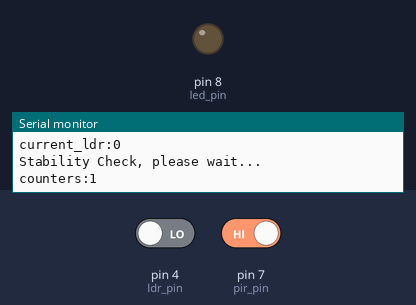
A sketch run on a simulated Arduino Uno, built with avr-gcc and run on an emulated ATmega328P. On the bench: output pins drawn as LEDs (lit = HIGH), the last lines printed to the serial monitor. Inputs (shaded band) come from the test bench; at power-on: pin 4 (ldr_pin) LOW, pin 7 (pir_pin) HIGH.

Above: at 4.2 s.
4.3 s: pin 4 (ldr_pin) driven HIGH
At 10.6 s:
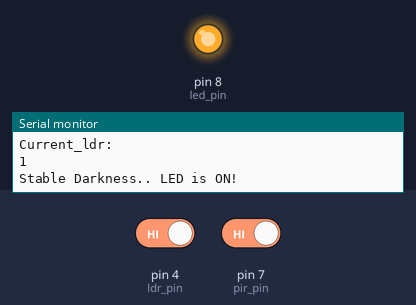
11.5 s: pin 7 (pir_pin) driven LOW
At 20.4 s:
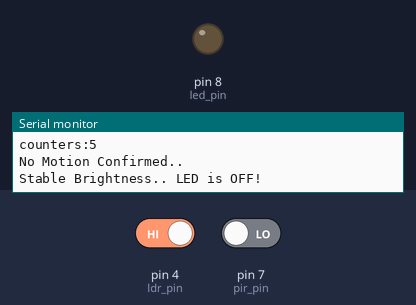
21.6 s: pin 7 (pir_pin) driven HIGH
At 26.6 s:
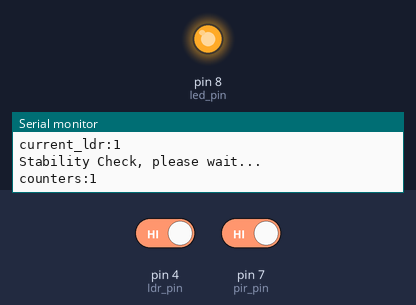
Timing chart, 0 to 28.1 s (numbered marks = the images above; inputs shaded):
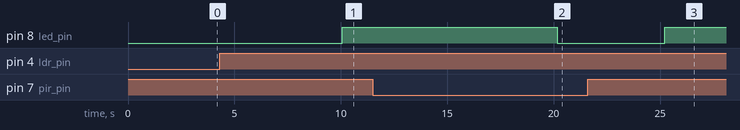

The sketch:

SmartLightController-LDR-PIR.ino
```cpp
/*
Problem 4.2 – Motion Controlled Lighting - Nobody wants lights ON in an empty area.
Solution: Dark + No Motion = OFF

Expected Output Environment : DARK | Motion : YES | Light : ON

C Concepts: Nested Conditions, Boolean Logic.
Embedded Concepts: Sensor Fusion, Multi-Input Decisions.
-----------------------------
Problem 4.3 – Delayed Shutdown - Lights should remain ON briefly after someone leaves.
Solution: Switch OFF 30 seconds after the last detected motion.

Expected Output No Motion | Shutdown In Progress... | Light OFF

C Concepts: Timers, Counters.
Embedded Concepts: millis(), Embedded Timing.
--------------------------------
*/
const uint8_t pir_pin = 7;
const uint8_t led_pin = 8;
const uint8_t ldr_pin = 4;
unsigned long wait_time_off = 5000;
bool previous_pir_state= LOW;
bool led_reset= 0;
unsigned long timer=0;

void setup() {
  // put your setup code here, to run once:
pinMode(pir_pin,INPUT);
pinMode(ldr_pin,INPUT);
pinMode(led_pin,OUTPUT);
uint8_t calibration_time = 3;//time required for the sensor to stabilize after getting power, so that false detections will be avoided.

Serial.begin(9600);
Serial.println("PIR Sensor under calibration...");
delay(calibration_time * 1000);
Serial.println("PIR Sensor is ACTIVE!..");
}

bool ldr_state()
  {
    bool initial_ldr = digitalRead(ldr_pin);
    return initial_ldr;
  }
void loop() {
  // put your main code here, to run repeatedly:

  uint8_t counters;
  bool stable = true;
  bool temp_ldr = LOW;
  bool current_ldr= ldr_state();

  //for(start_time=millis();(millis()-start_time)<=5000;counters++)
  for(counters =1;counters<=5;counters++)
  {

    delay(1000);
    temp_ldr = ldr_state();
    if(temp_ldr == current_ldr)
    {
      Serial.print("current_ldr:");
      Serial.println(current_ldr);
      Serial.println(("Stability Check, please wait..."));
      Serial.print("counters:");
      Serial.println(counters);

    }
    else
    {
      Serial.print("current_ldr:");
      Serial.println(current_ldr);
      Serial.println("Signal is non stable!");
      Serial.print("counters:");
      Serial.println(counters);
      stable = false;
      break;

    }
  }

  if(stable)
  {
    bool current_pir_state = digitalRead(pir_pin);
    if((previous_pir_state ==LOW ) && (current_pir_state == HIGH))
  {
    Serial.println("Motion Detection");
    Serial.println("Current_ldr:");
    Serial.println(current_ldr);
    if(current_ldr == HIGH)
    {
      Serial.println("Stable Darkness.. LED is ON!");
      digitalWrite(led_pin,HIGH);
    }
      //digitalWrite(led_pin, HIGH);
      //Serial.println("LED is ON...");
      //led_reset = 1;
      previous_pir_state = HIGH;

  }
  else if((previous_pir_state == HIGH ) && (current_pir_state == LOW ) )
  {
   Serial.println("Motion Ended");
   timer = millis();
   Serial.print("Timer Started at:");
   Serial.println(timer);
   previous_pir_state = LOW;
   led_reset=0;
  }
  if((current_pir_state == LOW ) && ((millis() - timer)> wait_time_off) && (led_reset ==0))
    {
      Serial.println("No Motion Confirmed..");
      Serial.println("Stable Brightness.. LED is OFF!");
      digitalWrite(led_pin,LOW);
      //digitalWrite(led_pin, LOW);
      //Serial.println("LED is OFF...");
      led_reset = 1;

    }

}


//Serial.println(millis());
//delay(1000);

}
```

Measured:
- after the input at 4.3 s, pin 8 (led_pin): LOW → HIGH after 5.8 s
- after the input at 11.5 s, pin 8 (led_pin): HIGH → LOW after 8.7 s
- after the input at 21.6 s, pin 8 (led_pin): LOW → HIGH after 3.6 s
